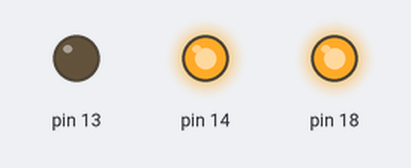
The sketch below on a simulated Arduino Uno, built with avr-gcc and run on an emulated ATmega328P. On the bench: output pins drawn as LEDs (lit = HIGH). Random numbers use the default seed unless the sketch sets one.

Above: at 0.1 s.
At 1.1 s:
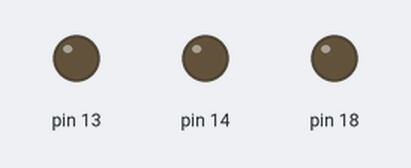
At 2.99 s:
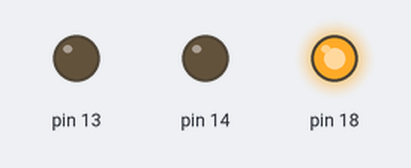
Timing chart, 0 to 5.0 s (numbered marks = the images above):
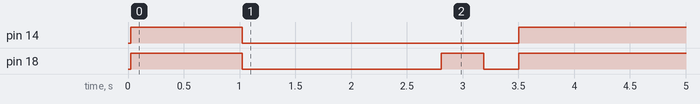

Measured:
- by itself, pin 14: LOW → HIGH at 0.03 s, → LOW 1.0 s later, → HIGH 2.5 s later
- by itself, pin 18: goes HIGH 1.0 s, LOW 1.8 s, HIGH 0.38 s, LOW 0.31 s, then HIGH

The sketch:

critamarttreemain.ino
```cpp
// mp1 addresses =
/*  -- |pin on the circuit| |name of pin on hardware| |ID of the LED on arduino|
--  21  GPA0  0  G3
--  22  GPA1  1  G#3
--  23  GPA2  2  A3
--  24  GPA3  3  A#3
--  25  GPA4  4  B3
--  26  GPA5  5  C4
--  27  GPA6  6  C#4
--  28  GPA7  7  D4
--  1   GPB0  8  D4#
--  2   GPB1  9  E4
--  3   GPB2  10 F4
--  4   GPB3  11 F#4
--  5   GPB4  12 G4
--  6   GPB5  13 G#4
--  7   GPB6  14 A4
--  8   GPB7  15 A#4
*/
//mp2 addresses =
/* substract 16 for actual address
--  21  GPA0  16 B4
--  22  GPA1  17 C5
--  23  GPA2  18 C#5
--  24  GPA3  19 D5
--  25  GPA4  20 D#5
--  26  GPA5  21 E5
--  27  GPA6  22 F5
--  28  GPA7  23 F#5
--  1   GPB0  24 G5
--  2   GPB1  25 G#5
--  3   GPB2  26 A5
--  4   GPB3  27 A#5
--  5   GPB4  28 B5
--  6   GPB5  29 B#5
--  7   GPB6  30
--  8   GPB7  31
*/
// h,00,00,00,e ps send format
#include <LiquidCrystal.h>
LiquidCrystal lcd(7,8,9,10,11,12);

#include <Adafruit_MCP23X17.h>
#include <Wire.h>

Adafruit_MCP23X17 mcp1;
Adafruit_MCP23X17 mcp2;


short int ledStates [31];
long ledTimers [31];
int funnyVariable = 0;
long lastResetLCD = millis();
short ledSelected = 16;
int  ledPattern = 3000;;
long offTimerCheck = millis();
long ledSelect = millis();

int value1 = 0;
int value2 = 0;
int value3 = 0;
long  timeStampReceived = millis();
long timeStampContact = millis();
long timeStampLCD = millis();
long timeStampClearLCD = millis();
boolean timeSinceNaN = false;
String inString;
int inByte;
boolean clearedLCD = false;
boolean toggleVals = false;
boolean firstContact = false;
String  value1String;
String  value2String;
String  value3String;

void setup() {
Serial.begin(9600);
mcp1.begin_I2C(0x21); //low low high
mcp2.begin_I2C(0x22); //low high low

 for(int i=0;i<16;i++) {
  mcp1.pinMode(i, OUTPUT);
  mcp2.pinMode(i, OUTPUT);
  if(i==15) {
    break;
  }
 }
}

void loop() {
  if(millis() - ledSelect > 20) {
  ledSelected = random(0,30);
  }
  if(ledStates[ledSelected] > 0 && millis() - ledTimers[ledSelected] >= ledStates[ledSelected])  {
    turnOffLED(ledSelected);
  }
  if(ledStates[ledSelected] < 0 && millis() - offTimerCheck > 10)
  {
    offTimerCheck = millis();
    ledStates[ledSelected] = ledStates[ledSelected] + 10;
  }
  if(ledStates[ledSelected] == 0) {
    turnLED2sec(ledSelected);
  }
}
void turnOffLED (int ledID) {
     short int actualLedID;
    if(ledID >= 16) {
      actualLedID = ledID - 16;
      mcp2.digitalWrite(actualLedID, LOW) ;
      ledTimers[ledID] = millis();
      ledStates[ledID] = -50;
    } else {
      mcp1.digitalWrite(ledID , LOW);
      ledTimers[ledID] = millis();
      ledStates[ledID] = -50;
     }

}
void turnLED2sec (int ledID) {
  short int actualLedID;
    if(ledID >= 16) {
      actualLedID = ledID - 16;
      mcp2.digitalWrite(actualLedID, HIGH) ;
      ledStates[ledID] = 1000;
      ledTimers[ledID] = millis();
    } else {
      mcp1.digitalWrite(ledID,HIGH);
      ledStates[ledID] = 1000;
      ledTimers[ledID] = millis();
     }

}
```
